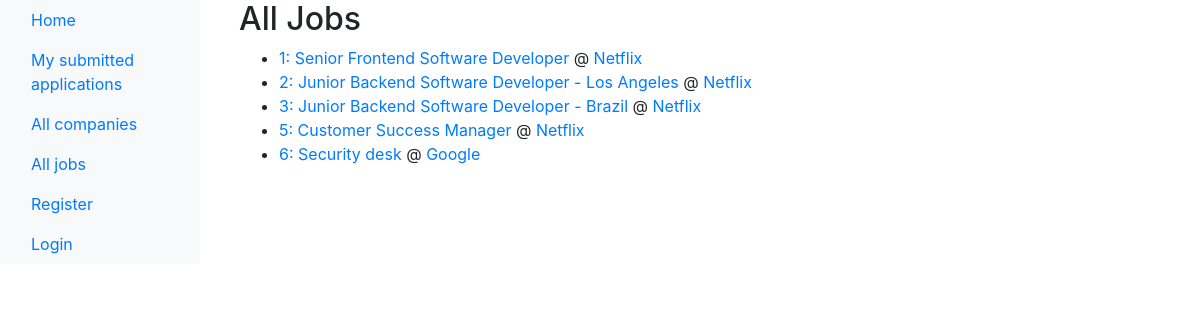
/jobs/all_jobs/, run on the app's committed database.
### job_catalog/models.py (models this page shows, shortened)
class JobPosting(models.Model):
    organization = models.ForeignKey(EmployerOrganization, on_delete=models.CASCADE, default = 1)  #we wanted cascaded deletion but FYI django requires explicit selection of on_delete
    title = models.CharField(max_length=100)
    role_overview = models.TextField()
    role_requirements_and_preferences = models.TextField()
    action_steps = models.TextField()
    post_date = models.DateTimeField(auto_now=True)
    expiration_date = models.DateTimeField(default=timezone.now() + timezone.timedelta(days=90))
    is_active = models.BooleanField(default=True)

class EmployerOrganization(models.Model):
    employer_org_name = models.CharField(max_length = 50)
    employer_org_description_box = models.TextField(
        default = 'Describe your organization, but not a specific role or requirements',
        blank = False  #we do not allow job posters to create employer orgs without a description
        )
    representative_claim_token = models.CharField(max_length = 16, default = "join")

### job_catalog/views.py (the view)
# urls.py: path('all_jobs/', views.display_all_jobs, name='all_jobs'),
def display_all_jobs(request):
    all_jobs = JobPosting.objects.all()
    context = {'job_postings_list': all_jobs}  # we are declaring, not pulling variables here
    return render(request, 'job_catalog/all_jobs.html' ,context)

### core/context_processors.py (called while the page is built)
def global_user_groups(request):
    is_job_poster = False
    if request.user.is_authenticated:
        is_job_poster = request.user.groups.filter(name='JobPosters').exists()
    return {
        'is_job_poster': is_job_poster,
    }

### templates/job_catalog/all_jobs.html
{% extends 'base_generic.html' %}
{% block content %}
<div class="container">
    <h2>All Jobs</h2>
    <ul>
    {% for job_posting in job_postings_list %}
        <li>
            <a href="{% url 'job_catalog:job_details' job_posting.id %}">
                {{ job_posting.id }}: {{ job_posting.title }}
            </a>
            @
            <a href="{% url 'job_catalog:company_details' job_posting.organization.id %}">
                {{ job_posting.organization.employer_org_name }}
            </a>
        </li>
    {% endfor %}
    </ul>
</div>
{% endblock %}

### data on the page
JobPosting: id "1", title "Senior Frontend Software Developer", organization.employer_org_name "Netflix"
JobPosting: id "2", title "Junior Backend Software Developer - Los Angeles", organization.employer_org_name "Netflix"
JobPosting: id "3", title "Junior Backend Software Developer - Brazil", organization.employer_org_name "Netflix"
JobPosting: id "5", title "Customer Success Manager", organization.employer_org_name "Netflix"
JobPosting: id "6", title "Security desk", organization.employer_org_name "Google"
